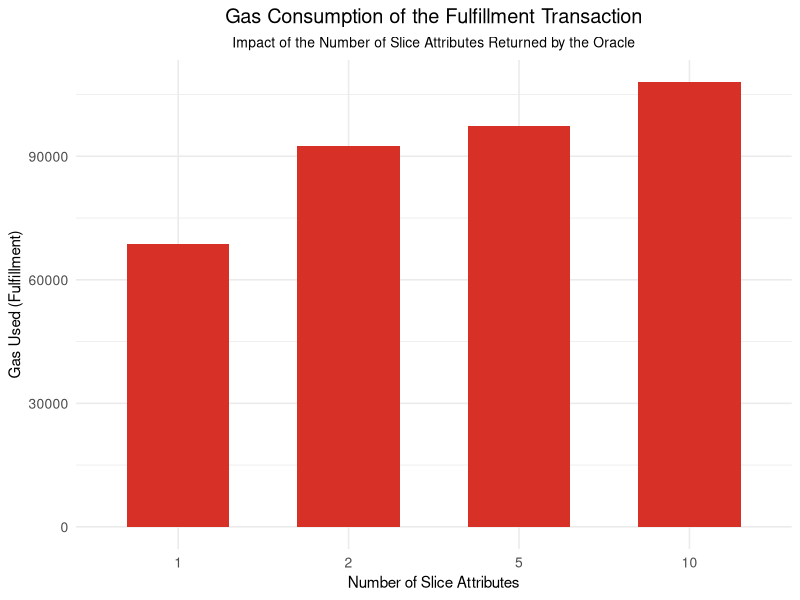

Write R code to recreate this figure.
############################################################
# Attributes vs Gas Consumption (Fulfillment Transaction)
# Bar chart - Fulfillment only (red)
############################################################

# 1. Clear environment
rm(list = ls())
graphics.off()

# 2. Input data
attributes <- c(1, 2, 5, 10)
gas_used   <- c(68748, 92503, 97301, 108003)

df <- data.frame(
  Attributes = factor(attributes),
  GasUsed = gas_used
)

# 3. Descriptive statistics
mean_gas <- mean(df$GasUsed)
sd_gas   <- sd(df$GasUsed)
min_gas  <- min(df$GasUsed)
max_gas  <- max(df$GasUsed)

cat("Descriptive statistics (Fulfillment transaction):\n")
cat("Mean gas:", mean_gas, "\n")
cat("Standard deviation:", sd_gas, "\n")
cat("Min gas:", min_gas, "\n")
cat("Max gas:", max_gas, "\n")

# 4. Load library
library(ggplot2)

# 5. Create bar plot (red)
plot_gas <- ggplot(df, aes(x = Attributes, y = GasUsed, fill = "Fulfillment")) +
  geom_bar(stat = "identity", width = 0.6) +
  scale_fill_manual(
    values = c("Fulfillment" = "#d73027")  # vermelho
  ) +
  guides(fill = "none") +
  labs(
    title = "Gas Consumption of the Fulfillment Transaction",
    subtitle = "Impact of the Number of Slice Attributes Returned by the Oracle",
    x = "Number of Slice Attributes",
    y = "Gas Used (Fulfillment)"
  ) +
  theme_minimal(base_size = 12) +
  theme(
    plot.title    = element_text(hjust = 0.5),
    plot.subtitle = element_text(hjust = 0.5, size = 10),
    axis.title    = element_text(size = 11),
    axis.text     = element_text(size = 10)
  )

# 6. Display plot
print(plot_gas)

# 7. Save plot to PDF
output_path <- "attributes_vs_gas_fulfill_barplot.pdf"

ggsave(
  filename = output_path,
  plot = plot_gas,
  width = 6,
  height = 4,
  units = "in",
  dpi = 300
)

cat("Plot saved to:", output_path, "\n")
############################################################
# End of file
############################################################
